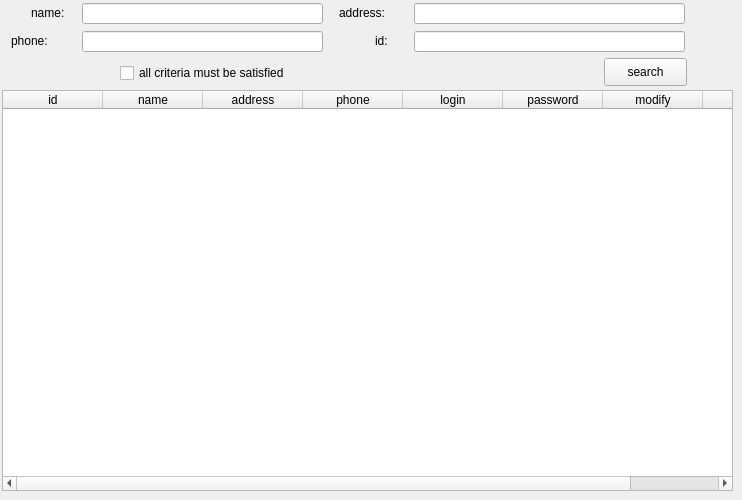
     <widget class="QWidget" name="tab_librarians">
      <attribute name="title">
       <string>librarians</string>
      </attribute>
      <widget class="QLineEdit" name="line_librarian_phone">
       <property name="geometry">
        <rect>
         <x>82</x>
         <y>31</y>
         <width>241</width>
         <height>21</height>
        </rect>
       </property>
      </widget>
      <widget class="QLabel" name="label_13">
       <property name="geometry">
        <rect>
         <x>11</x>
         <y>31</y>
         <width>71</width>
         <height>20</height>
        </rect>
       </property>
       <property name="text">
        <string>phone:</string>
       </property>
      </widget>
      <widget class="QLabel" name="label_15">
       <property name="geometry">
        <rect>
         <x>375</x>
         <y>31</y>
         <width>31</width>
         <height>20</height>
        </rect>
       </property>
       <property name="text">
        <string>id:</string>
       </property>
      </widget>
      <widget class="QLineEdit" name="line_librarian_name">
       <property name="geometry">
        <rect>
         <x>82</x>
         <y>3</y>
         <width>241</width>
         <height>21</height>
        </rect>
       </property>
      </widget>
      <widget class="QLineEdit" name="line_librarian_id">
       <property name="geometry">
        <rect>
         <x>414</x>
         <y>31</y>
         <width>271</width>
         <height>21</height>
        </rect>
       </property>
      </widget>
      <widget class="QLabel" name="label_18">
       <property name="geometry">
        <rect>
         <x>339</x>
         <y>3</y>
         <width>71</width>
         <height>20</height>
        </rect>
       </property>
       <property name="text">
        <string>address:</string>
       </property>
      </widget>
      <widget class="QLabel" name="label_19">
       <property name="geometry">
        <rect>
         <x>31</x>
         <y>3</y>
         <width>50</width>
         <height>20</height>
        </rect>
       </property>
       <property name="text">
        <string>name:</string>
       </property>
      </widget>
      <widget class="QTableWidget" name="table_librarian">
       <property name="geometry">
        <rect>
         <x>2</x>
         <y>90</y>
         <width>731</width>
         <height>401</height>
        </rect>
       </property>
       <column>
        <property name="text">
         <string>id</string>
        </property>
       </column>
       <column>
        <property name="text">
         <string>name</string>
        </property>
       </column>
       <column>
        <property name="text">
         <string>address</string>
        </property>
       </column>
       <column>
        <property name="text">
         <string>phone</string>
        </property>
       </column>
       <column>
        <property name="text">
         <string>login</string>
        </property>
       </column>
       <column>
        <property name="text">
         <string>password</string>
        </property>
       </column>
       <column>
        <property name="text">
         <string>modify</string>
        </property>
       </column>
       <column>
        <property name="text">
         <string>delete</string>
        </property>
       </column>
      </widget>
      <widget class="QCheckBox" name="checkbox_librarian_criteria">
       <property name="geometry">
        <rect>
         <x>120</x>
         <y>60</y>
         <width>201</width>
         <height>26</height>
        </rect>
       </property>
       <property name="text">
        <string>all criteria must be satisfied</string>
       </property>
      </widget>
      <widget class="QLineEdit" name="line_librarian_adress">
       <property name="geometry">
        <rect>
         <x>414</x>
         <y>3</y>
         <width>271</width>
         <height>21</height>
        </rect>
       </property>
      </widget>
      <widget class="QPushButton" name="button_search_librarians">
       <property name="geometry">
        <rect>
         <x>604</x>
         <y>58</y>
         <width>83</width>
         <height>28</height>
        </rect>
       </property>
       <property name="text">
        <string>search</string>
       </property>
      </widget>
     </widget>
